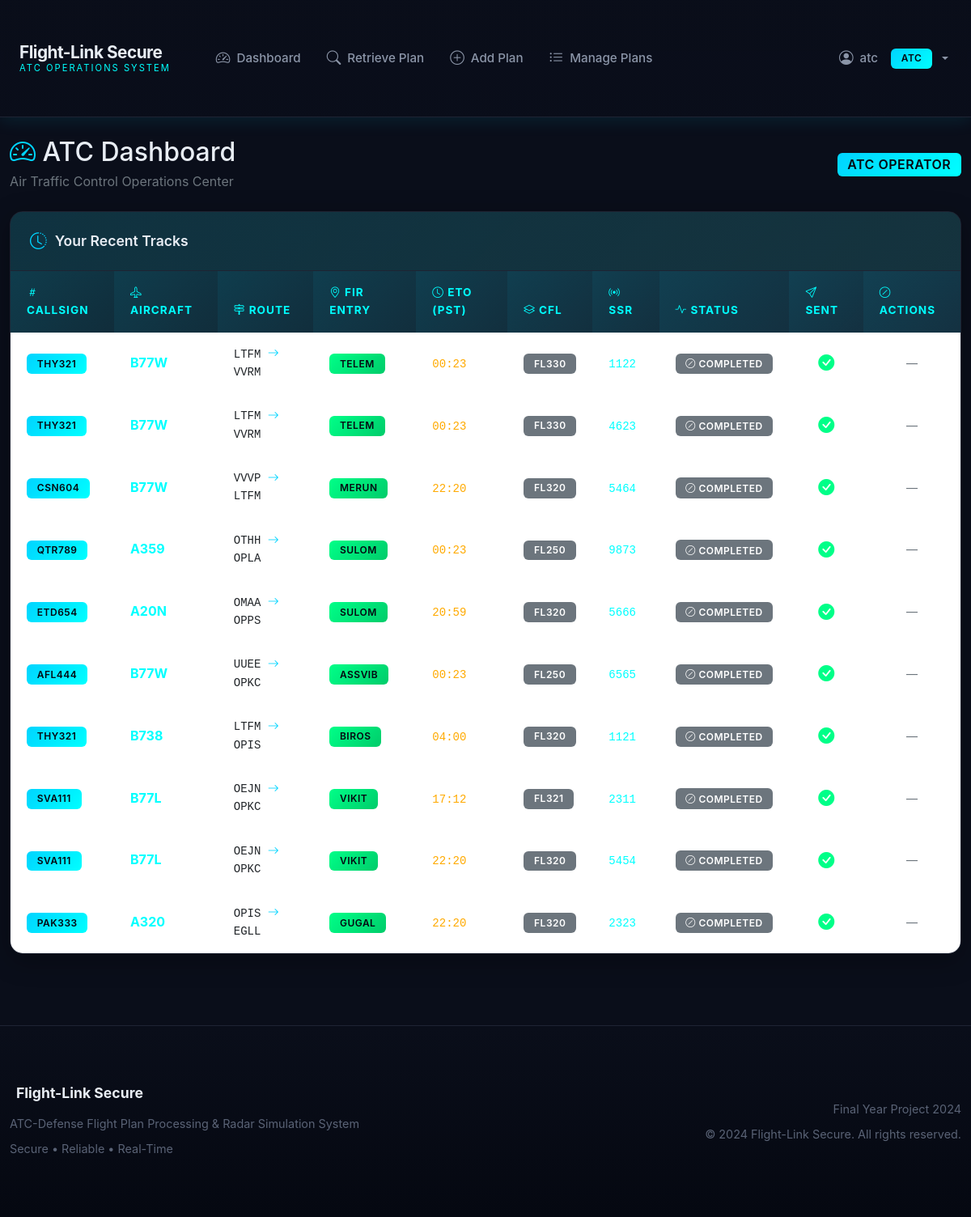
Page /atc/dashboard (signed in) on the earlier database version.
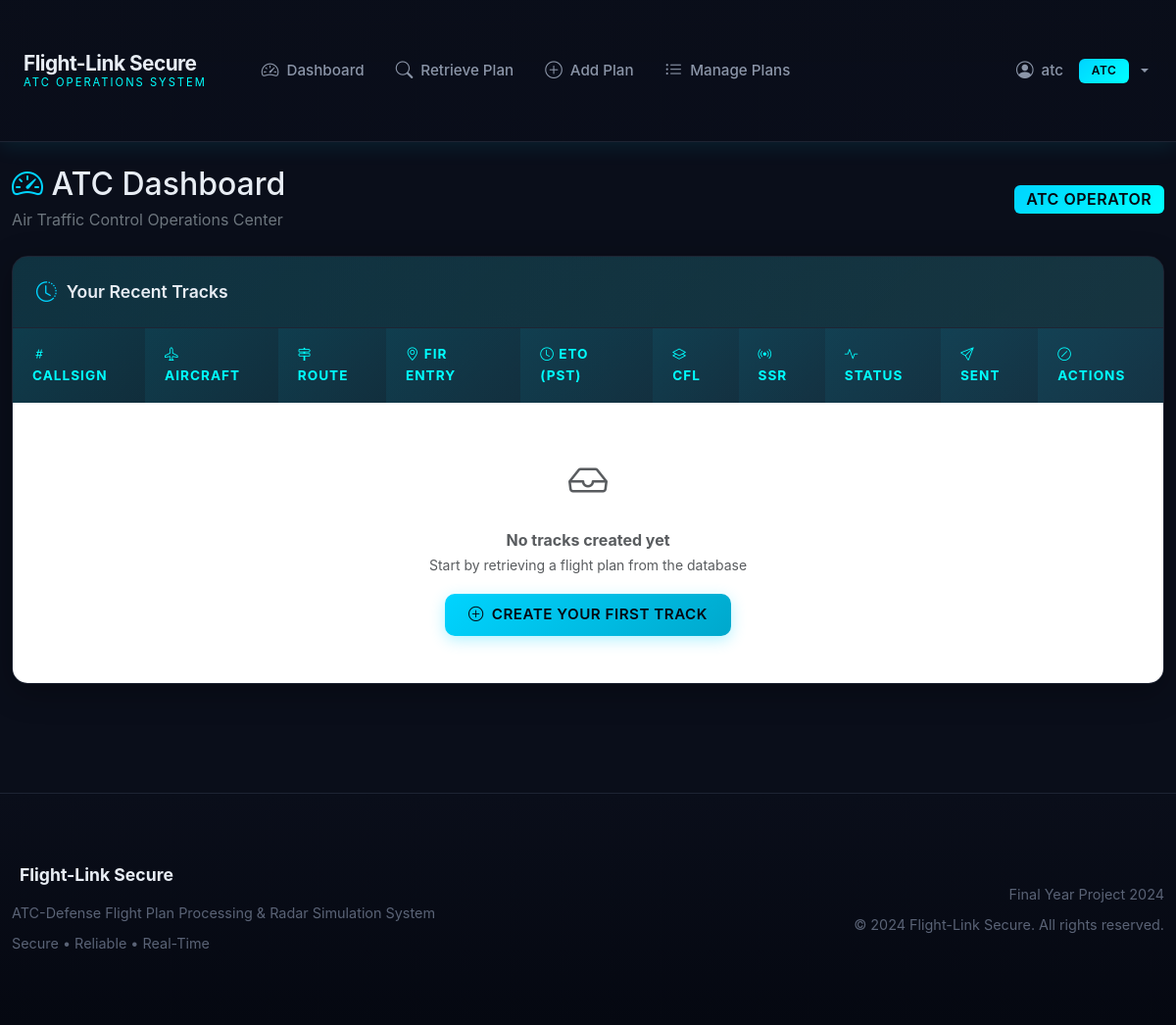
Same page on the later database version.
### app/models/__init__.py (models this page shows, shortened)
class TrackData(db.Model):
    __tablename__ = 'track_data'
    id = db.Column(db.Integer, primary_key=True)
    flight_plan_id = db.Column(db.Integer, db.ForeignKey('flight_plans.id'), nullable=False)
    callsign = db.Column(db.String(20), nullable=False, index=True)
    aircraft_type = db.Column(db.String(10), nullable=False)
    departure = db.Column(db.String(4), nullable=False)
    destination = db.Column(db.String(4), nullable=False)
    fir_entry = db.Column(db.String(10), nullable=False)
    speed = db.Column(db.String(10), nullable=False)
    route = db.Column(db.Text, nullable=True)
    eto_utc = db.Column(db.String(4), nullable=False)
    eto_pst = db.Column(db.String(4), nullable=False)
    cfl = db.Column(db.String(3), nullable=False)
    ssr = db.Column(db.String(4), nullable=False)
    status = db.Column(db.String(20), default='active')
    sent_to_defense = db.Column(db.Boolean, default=False)
    sent_at = db.Column(db.DateTime, nullable=True)
    created_by = db.Column(db.Integer, db.ForeignKey('users.id'), nullable=False)
    created_at = db.Column(db.DateTime, default=datetime.utcnow)
    completed_at = db.Column(db.DateTime, nullable=True)
    last_simulated_at = db.Column(db.DateTime, nullable=True)
    current_position = db.Column(db.Text, nullable=True)

### app/routes/atc.py (the view)
@bp.route('/atc/dashboard')
@login_required
@atc_required
def atc_dashboard():
    recent_tracks = TrackData.query.filter_by(created_by=current_user.id).order_by(
        TrackData.created_at.desc()
    ).limit(10).all()
    return render_template('atc/dashboard.html', recent_tracks=recent_tracks)

### app/models/__init__.py (called while the page is built)
    @property
    def is_authenticated(self):
        return True

    def is_admin(self):
        return self.role == 'admin'

    def is_atc(self):
        return self.role == 'atc'

### templates/atc/dashboard.html (shortened to what the changed rows need)
{% extends "base.html" %}
{% block content %}
<div class="container-fluid py-4">
    <div class="d-flex justify-content-between align-items-center mb-4">
        <div>
            <h2 class="mb-1"><i class="bi bi-speedometer2 text-radar-blue"></i> ATC Dashboard</h2>
        </div>
    </div>
    <div class="card">
        <div class="card-body p-0">
            <div class="table-responsive">
                <table class="table table-hover mb-0">
                    <thead>
                        <tr>
                            <th><i class="bi bi-hash"></i> Callsign</th>
                            <th><i class="bi bi-airplane"></i> Aircraft</th>
                            <th><i class="bi bi-signpost-2"></i> Route</th>
                            <th><i class="bi bi-geo-alt"></i> FIR Entry</th>
                            <th><i class="bi bi-clock"></i> ETO (PST)</th>
                            <th><i class="bi bi-layers"></i> CFL</th>
                            <th><i class="bi bi-broadcast"></i> SSR</th>
                            <th><i class="bi bi-activity"></i> Status</th>
                            <th><i class="bi bi-send"></i> Sent</th>
                            <th><i class="bi bi-slash-circle"></i> Actions</th>
                        </tr>
                    </thead>
                    <tbody>
                        {% for track in recent_tracks %}
                        <tr style="cursor: pointer;" onclick="viewFlightPlan('{{ track.callsign }}')" title="Click to view flight plan for {{ track.callsign }}">
                            <td><span class="badge badge-primary">{{ track.callsign }}</span></td>
                            <td><strong class="text-radar-cyan">{{ track.aircraft_type }}</strong></td>
                            <td class="font-monospace small">{{ track.departure }} <i class="bi bi-arrow-right text-radar-blue"></i> {{ track.destination }}</td>
                            <td><span class="badge badge-success">{{ track.fir_entry }}</span></td>
                            <td><code class="text-radar-amber">{{ track.eto_pst[:2] }}:{{ track.eto_pst[2:] }}</code></td>
                            <td><span class="badge bg-secondary">FL{{ track.cfl }}</span></td>
                            <td><code class="text-radar-cyan">{{ track.ssr }}</code></td>
                            <td>
                                {% if track.status == 'active' %}
                                    <span class="badge badge-success"><i class="bi bi-circle-fill"></i> Active</span>
                                {% else %}
                                    <span class="badge bg-secondary"><i class="bi bi-slash-circle"></i> {{ (track.status or 'inactive')|upper }}</span>
                                {% endif %}
                            </td>
                            <td class="text-center">
                                {% if track.sent_to_defense %}
                                    <i class="bi bi-check-circle-fill text-radar-green fs-5"></i>
                                {% else %}
                                    <i class="bi bi-x-circle-fill text-radar-amber fs-5"></i>
                                {% endif %}
                            </td>
                            <td class="text-center" onclick="event.stopPropagation();">
                                {% if track.status == 'active' %}
                                <button type="button"
                                        class="btn btn-sm btn-outline-danger btn-deactivate-track"
                                        data-track-id="{{ track.id }}"
                                        data-callsign="{{ track.callsign }}">
                                    <i class="bi bi-power"></i> Deactivate Track
                                </button>
                                {% else %}
                                <span class="text-secondary small">—</span>
                                {% endif %}
                            </td>
                        </tr>
                        {% else %}
                        <tr>
                            <td colspan="10" class="text-center text-muted py-5">
                                <i class="bi bi-inbox fs-1 text-muted d-block mb-3"></i>
                                <strong>No tracks created yet</strong><br>
                                <small>Start by retrieving a flight plan from the database</small><br>
                                <a href="{{ url_for('atc.atc_flight_plan') }}" class="btn btn-primary mt-3">
                                    <i class="bi bi-plus-circle"></i> Create Your First Track
                                </a>
                            </td>
                        </tr>
                        {% endfor %}
                    </tbody>
                </table>
            </div>
        </div>
    </div>
</div>
{% endblock %}

Differences in the rows shown:
removed TrackData: callsign "THY321", aircraft_type "B77W", departure "LTFM", destination "VVRM", fir_entry "TELEM", eto_pst "00", eto_pst "23", cfl "330", ssr "1122", status "COMPLETED", sent_to_defense True (drawn)
removed TrackData: callsign "THY321", aircraft_type "B77W", departure "LTFM", destination "VVRM", fir_entry "TELEM", eto_pst "00", eto_pst "23", cfl "330", ssr "4623", status "COMPLETED", sent_to_defense True (drawn)
removed TrackData: callsign "CSN604", aircraft_type "B77W", departure "VVVP", destination "LTFM", fir_entry "MERUN", eto_pst "22", eto_pst "20", cfl "320", ssr "5464", status "COMPLETED", sent_to_defense True (drawn)
removed TrackData: callsign "QTR789", aircraft_type "A359", departure "OTHH", destination "OPLA", fir_entry "SULOM", eto_pst "00", eto_pst "23", cfl "250", ssr "9873", status "COMPLETED", sent_to_defense True (drawn)
removed TrackData: callsign "ETD654", aircraft_type "A20N", departure "OMAA", destination "OPPS", fir_entry "SULOM", eto_pst "20", eto_pst "59", cfl "320", ssr "5666", status "COMPLETED", sent_to_defense True (drawn)
removed TrackData: callsign "AFL444", aircraft_type "B77W", departure "UUEE", destination "OPKC", fir_entry "ASSVIB", eto_pst "00", eto_pst "23", cfl "250", ssr "6565", status "COMPLETED", sent_to_defense True (drawn)
removed TrackData: callsign "THY321", aircraft_type "B738", departure "LTFM", destination "OPIS", fir_entry "BIROS", eto_pst "04", eto_pst "00", cfl "320", ssr "1121", status "COMPLETED", sent_to_defense True (drawn)
removed TrackData: callsign "SVA111", aircraft_type "B77L", departure "OEJN", destination "OPKC", fir_entry "VIKIT", eto_pst "17", eto_pst "12", cfl "321", ssr "2311", status "COMPLETED", sent_to_defense True (drawn)
removed TrackData: callsign "SVA111", aircraft_type "B77L", departure "OEJN", destination "OPKC", fir_entry "VIKIT", eto_pst "22", eto_pst "20", cfl "320", ssr "5454", status "COMPLETED", sent_to_defense True (drawn)
removed TrackData: callsign "PAK333", aircraft_type "A320", departure "OPIS", destination "EGLL", fir_entry "GUGAL", eto_pst "22", eto_pst "20", cfl "320", ssr "2323", status "COMPLETED", sent_to_defense True (drawn)
Other differences:
text now shown: "No tracks created yet Start by retrieving a flight plan from the database CREATE YOUR FIRST TRACK"
